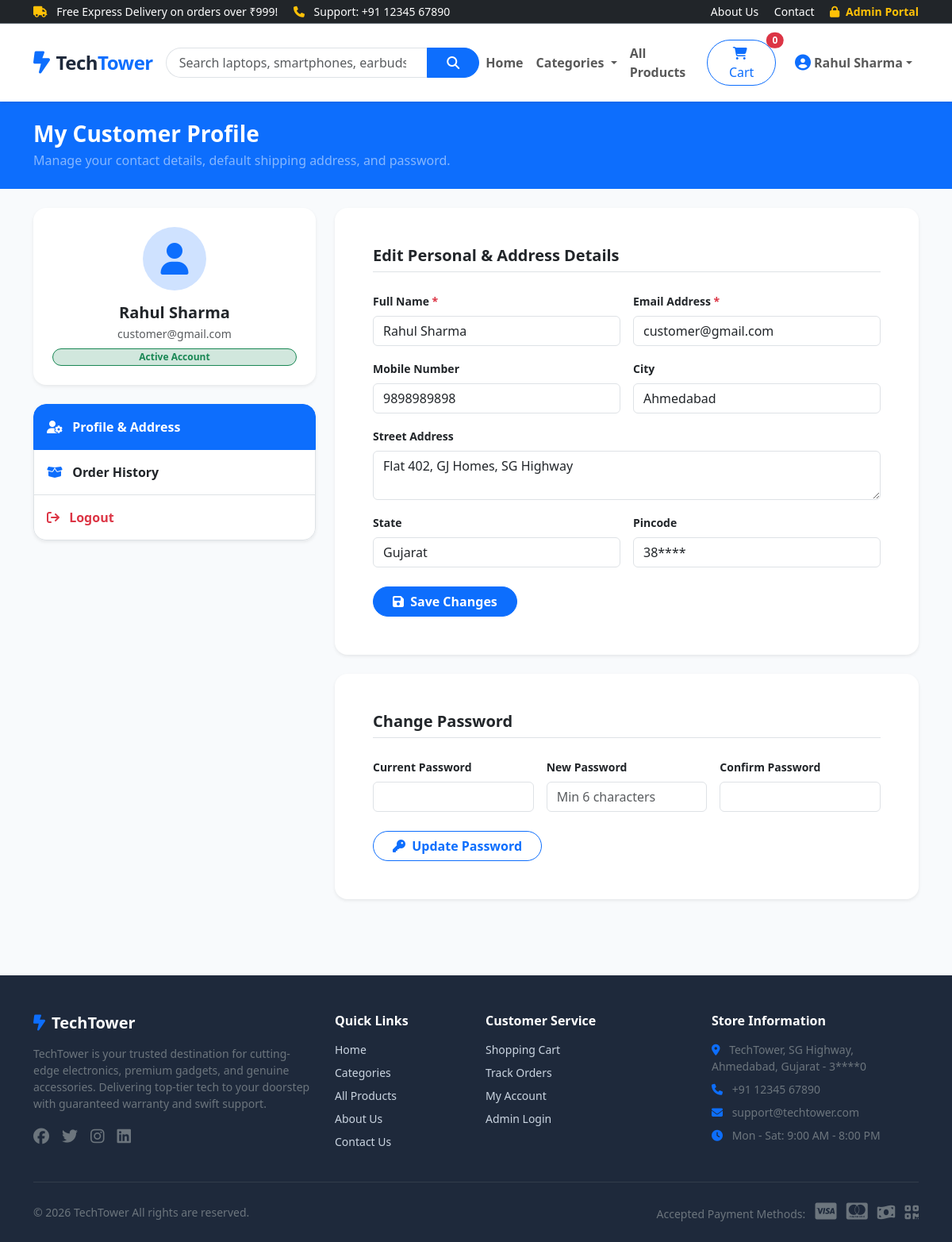
The app's page /profile.php (signed in) with its own data.
### tables this page shows
CREATE TABLE `users` (
  `id` INT AUTO_INCREMENT PRIMARY KEY,
  `name` VARCHAR(100) NOT NULL,
  `email` VARCHAR(150) NOT NULL UNIQUE,
  `password` VARCHAR(255) NOT NULL,
  `mobile` VARCHAR(20) DEFAULT NULL,
  `address` TEXT DEFAULT NULL,
  `city` VARCHAR(100) DEFAULT NULL,
  `state` VARCHAR(100) DEFAULT NULL,
  `pincode` VARCHAR(20) DEFAULT NULL,
  `role` ENUM('customer', 'admin') DEFAULT 'customer',
  `status` ENUM('active', 'inactive') DEFAULT 'active',
  `created_at` TIMESTAMP DEFAULT CURRENT_TIMESTAMP
);

### profile.php (the view, shortened to what this page needs)
<?php
require_once __DIR__ . '/config/db.php';
$user_id = (int)$_SESSION['user_id'];
$stmt = $pdo->prepare("SELECT * FROM users WHERE id = ?");
$stmt->execute([$user_id]);
$user = $stmt->fetch();
require_once __DIR__ . '/includes/header.php';
?>
<div class="bg-primary text-white py-4 mb-4">
    <div class="container">
        <h1 class="h3 fw-bold mb-1">My Customer Profile</h1>
        <p class="mb-0 text-white-50">Manage your contact details, default shipping address, and password.</p>
    </div>
</div>
<div class="container mb-5">
    <div class="row g-4">
        <div class="col-lg-4">
            <div class="card border-0 shadow-sm rounded-4 text-center p-4 bg-white mb-4">
                <div class="rounded-circle bg-primary-subtle text-primary d-inline-flex align-items-center justify-content-center mx-auto mb-3" style="width: 80px; height: 80px;">
                    <i class="fa fa-user fs-1"></i>
                </div>
                <h5 class="fw-bold mb-1"><?= htmlspecialchars($user['name']) ?></h5>
                <p class="text-muted small mb-2"><?= htmlspecialchars($user['email']) ?></p>
                <span class="badge bg-success-subtle text-success border border-success px-3 py-1 rounded-pill">Active Account</span>
            </div>
            <div class="list-group shadow-sm rounded-4 border-0 overflow-hidden">
                <a href="profile.php" class="list-group-item list-group-item-action active py-3 fw-semibold">
                    <i class="fa fa-user-gear me-2"></i> Profile & Address
                </a>
                <a href="orders.php" class="list-group-item list-group-item-action py-3 fw-semibold">
                    <i class="fa fa-box-open me-2 text-primary"></i> Order History
                </a>
                <a href="logout.php" class="list-group-item list-group-item-action py-3 fw-semibold text-danger">
                    <i class="fa fa-arrow-right-from-bracket me-2"></i> Logout
                </a>
            </div>
        </div>
        <div class="col-lg-8">
            <div class="card border-0 shadow-sm rounded-4 p-4 p-md-5 bg-white mb-4">
                <h5 class="fw-bold mb-4 border-bottom pb-2">Edit Personal & Address Details</h5>
                <form method="POST" action="profile.php">
                    <div class="row g-3">
                        <div class="col-md-6">
                            <label class="form-label small fw-bold">Full Name <span class="text-danger">*</span></label>
                            <input type="text" name="name" class="form-control" value="<?= htmlspecialchars($user['name'] ?? '') ?>" required>
                        </div>
                        <div class="col-md-6">
                            <label class="form-label small fw-bold">Email Address <span class="text-danger">*</span></label>
                            <input type="email" name="email" class="form-control" value="<?= htmlspecialchars($user['email'] ?? '') ?>" required>
                        </div>
                        <div class="col-md-6">
                            <label class="form-label small fw-bold">Mobile Number</label>
                            <input type="tel" name="mobile" class="form-control" value="<?= htmlspecialchars($user['mobile'] ?? '') ?>" placeholder="10-digit mobile">
                        </div>
                        <div class="col-md-6">
                            <label class="form-label small fw-bold">City</label>
                            <input type="text" name="city" class="form-control" value="<?= htmlspecialchars($user['city'] ?? '') ?>">
                        </div>
                        <div class="col-12">
                            <label class="form-label small fw-bold">Street Address</label>
                            <textarea name="address" class="form-control" rows="2"><?= htmlspecialchars($user['address'] ?? '') ?></textarea>
                        </div>
                        <div class="col-md-6">
                            <label class="form-label small fw-bold">State</label>
                            <input type="text" name="state" class="form-control" value="<?= htmlspecialchars($user['state'] ?? '') ?>">
                        </div>
                        <div class="col-md-6">
                            <label class="form-label small fw-bold">Pincode</label>
                            <input type="text" name="pincode" class="form-control" value="<?= htmlspecialchars($user['pincode'] ?? '') ?>">
                        </div>
                    </div>
                    <div class="mt-4">
                        <button type="submit" class="btn btn-primary rounded-pill px-4 fw-bold">
                            <i class="fa fa-save me-1"></i> Save Changes
                        </button>
                    </div>
                </form>
            </div>
            <div class="card border-0 shadow-sm rounded-4 p-4 p-md-5 bg-white">
                <h5 class="fw-bold mb-4 border-bottom pb-2">Change Password</h5>
                <form method="POST" action="profile.php">
                    <div class="row g-3">
                        <div class="col-md-4">
                            <label class="form-label small fw-bold">Current Password</label>
                            <input type="password" name="current_password" class="form-control" required>
                        </div>
                        <div class="col-md-4">
                            <label class="form-label small fw-bold">New Password</label>
                            <input type="password" name="new_password" class="form-control" placeholder="Min 6 characters" required>
                        </div>
                        <div class="col-md-4">
                            <label class="form-label small fw-bold">Confirm Password</label>
                            <input type="password" name="confirm_password" class="form-control" required>
                        </div>
                    </div>
                    <div class="mt-4">
                        <button type="submit" class="btn btn-outline-primary rounded-pill px-4 fw-bold">
                            <i class="fa fa-key me-1"></i> Update Password
                        </button>
                    </div>
                </form>
            </div>
        </div>
    </div>
</div>
<?php require_once __DIR__ . '/includes/footer.php'; ?>

### includes/header.php (style rules this page uses)
:root { --primary-color: #0d6efd; --secondary-color: #0b5ed7; --accent-color: #ffc107; --dark-color: #1e293b; --light-bg: #f8fafc; }
body { font-family: 'Segoe UI', Tahoma, Geneva, Verdana, sans-serif; background-color: var(--light-bg); color: #334155; min-height: 100vh; display: flex; flex-direction: column; }

### records on screen
users: name "Rahul Sharma", email "customer@gmail.com", mobile "9898989898", city "Ahmedabad", address "Flat 402, GJ Homes, SG Highway", state "Gujarat", pincode "38****"

### other values on screen
CURRENCY "₹"
get_cart_count() "0"
$_SESSION['user_name'] "Rahul Sharma"
